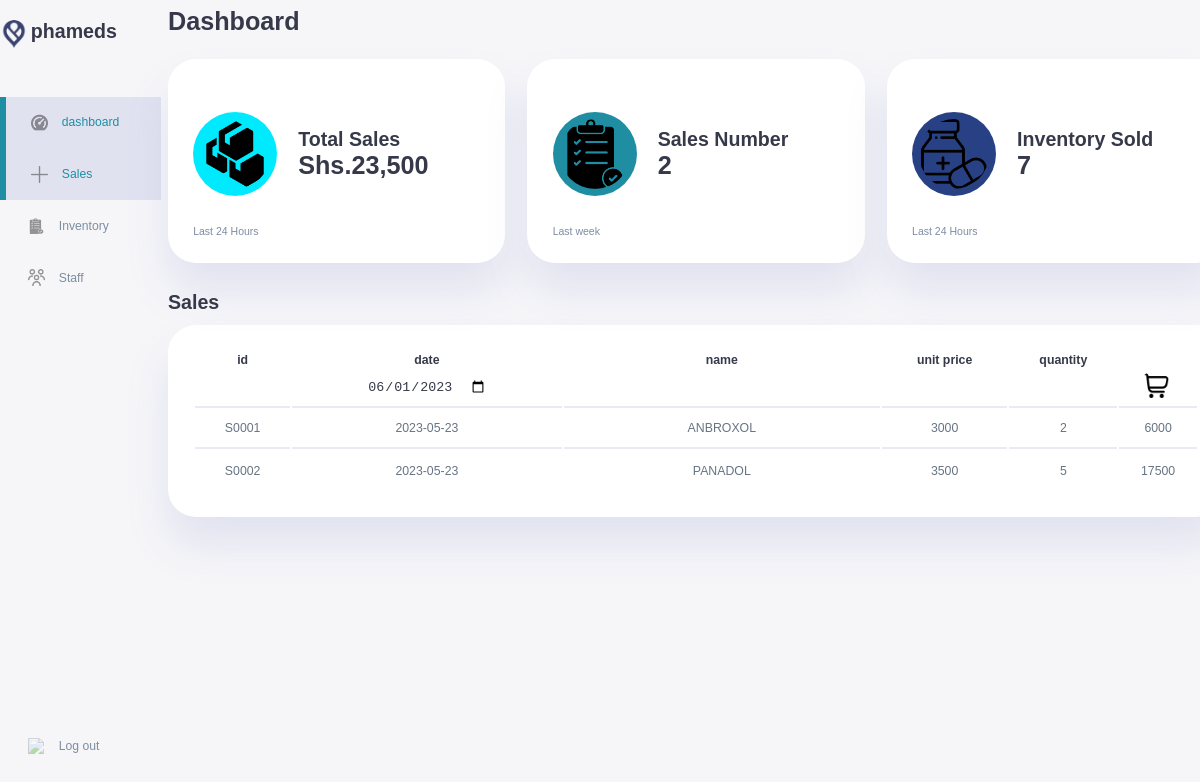
Screenshot of /Sales.php (signed in) with the database file from the repository.
### tables this page shows
CREATE TABLE `sales` (
  `id` varchar(20) NOT NULL,
  `date` date NOT NULL,
  `name` varchar(25) NOT NULL,
  `unit_price` varchar(30) NOT NULL,
  `quantity` int NOT NULL
);

### Sales.php (called while the page is built, shortened)
<?php
      try {
      include ('config/connection.php');
      $query = "select * from sales";
      $result = mysqli_query($conn,$query);
      $totalSum = 0;
      $rowCount = mysqli_num_rows($result);
      $totalQuantity = 0;
      while ($row = mysqli_fetch_assoc($result)) {
        $totalQuantity += $row['quantity'];
        $multipliedValue = $row['unit_price'] * $row['quantity'];
        $totalSum += $multipliedValue;
      }
      include 'templates/sales.html.php';
      $output = ob_get_clean();
      } catch (Exception $e) {
      echo 'Database error: ' . $e->getMessage() . ' in ' . $e->getFile() . ':' . $e->getLine();
      }
      include 'templates/base_template.html.php';
?>

### templates/sales.html.php (the view)
<div class="insights">
    <div class="sales">
          <div class="middle">
                <img src="/assets/icons/product.png">
                <div class="left">
                      <h2>Total Sales</h2>
                      <h1>Shs.<?php echo number_format($totalSum); ?></h1>
                </div>
          </div>
          <small class="text-muted">Last 24 Hours</small>
    </div>
    <div class="inventory">
          <div class="middle">
                <img src="/assets/icons/inventory.png">
                <div class="left">
                      <h2>Sales Number</h2>
                      <h1><?php echo $rowCount;?></h1>
                </div>
          </div>
          <small class="text-muted">Last week</small>
    </div>
    <div class="status">
            <div class="middle">
                  <img src="/assets/icons/medicine.png">
                  <div class="left">
                        <h2>Inventory Sold</h2>
                        <h1><?php echo $totalQuantity;?></h1>
                  </div>
            </div>
            <small class="text-muted">Last 24 Hours</small>
      </div>
</div>
<div class="table">
      <h2>Sales</h2>
      <table>
                  <thead>
                    <tr>
                      <th>id</th>
                      <th>date</th>
                      <th>name</th>
                      <th>unit price</th>
                      <th>quantity</th>
                    </tr>
                  </thead>
                  <tbody>
                    <form action="Sales.php" method="post">
                    <tr>
                      <td><input type="text" name="id" value=""></td>
                      <td><input type="date" name="date" value="<?php echo date('Y-m-d'); ?>"></td>
                      <td><input type="text" id="input" name="name" value="" required></td>
                      <td><input type="text" name="unit_price" value=""></td>
                      <td><input type="text" name="quantity" value=""></td>
                      <td><button type="submit" name="submit"><img src="/assets/icons/shopping cart.png"></button></td>
                    </tr>
                    <tr>
                          <?php
                          mysqli_data_seek($result, 0);
                          while($row = mysqli_fetch_assoc($result))
                          {
                          ?>
                          <td><?php echo $row['id'];?></td>
                          <td><?php echo $row['date'];?></td>
                          <td><?php echo $row['name'];?></td>
                          <td><?php echo $row['unit_price'];?></td>
                          <td><?php echo $row['quantity'];?></td>
                          <td><?php echo $row['unit_price'] * $row['quantity'];?></td>
                    </tr>
                          <?php
                            }
                            ?>
              </tbody>
      </table>
</div>

### templates/base_template.html.php (shortened to what this page needs)
<!DOCTYPE html>
<html>
      <head>
        <link rel="stylesheet" href="/css/dashboard.css">
      </head>
      <body>
             <div class="container">
                    <div class="sidebar">
                          <div class="top">
                                <div class="logo">
                                      <img src="/assets/icons/drupal.png">
                                      <h2>phameds</h2>
                                </div>
                          </div>
                          <a href="#" class="active">
                                <img src="assets/icons/dashboard.png">
                                <h3>dashboard</h3>
                          </a>
                          <a href="./Sales.php" class="sales active" onclick="selected1();">
                                <img src="/assets/icons/plus.png">
                                <h3>Sales</h3>
                          </a>
                          <a href="./Inventory.php" class="inventory" onclick="selected();">
                                <img src="/assets/icons/inventory.png">
                                <h3>Inventory</h3>
                          </a>
                          <a href="./staff.php" class="staff">
                                <img src="/assets/icons/staff icon.png">
                                <h3>Staff</h3>
                          </a>
                          <a href="./logout.php">
                                <img src="/assets/icons/enter.png">
                                <h3>Log out</h3>
                          </a>
                    </div>
                    <main>
                            <div class="main-top">
                                  <div>
                                      <h1>Dashboard</h1>
                                  </div>
                            </div>
                      <?=$output?>
                    </main>
               </div>
      </body>
</html>

### css/dashboard.css (style rules this page uses)
:root { --color-primary: #1f8ea3; --color-secondary: #284184; --color-tertiary: #00eaff; --color-warning: #020438; --color-white: #fff; --color-info-dark: #7d8da1; --color-info-light: #dce1eb; --color-dark: #363949; --color-light:rgba(132,139,200,0.18); --color-primary-variant:#111e88; --color-dark-variant:#677483; --color-background:#f6f6f9; --card-border-radius: 2rem; --border-radius: 0.4rem; --border-radius-1: 0.8rem; --border-radius-2: 1.2rem; --card-padding: 1.8rem; --padding-1: 1.2rem; --box-shadow: 0 2rem 3rem var(--color-light); }
* { margin: 0; padding: 0; outline: 0; appearance: none; border: 0; text-decoration: none; list-style: none; box-sizing: border-box; }
html { font-size: 14px; }
body { font-family: sans-serif; font-size: 0.88rem; background: var(--color-background); user-select: none; overflow-x: hidden; color: var(--color-dark); }
.container { display: grid; width: 96%; grid-template-columns: 14rem auto ; gap: 1.8rem; }
a { color: var(--color-dark); }
img { display: block; width: 100%; }
h1 { font-weight: 800; font-size: 1.8rem; }
h2 { font-size: 1.4rem; }
h3 { font-size: 0.87rem; }
small { font-size: 0.75rem; }
.text-muted { color: var(--color-info-dark); }
.sidebar { height: 100vh; display: flex; flex-direction: column; position: fixed; width: 11.5rem; }
.sidebar h3 { font-weight: 500; }
.sidebar a { display: flex; color: var(--color-info-dark); margin-left: 2rem; gap: 1rem; align-items: center; position: relative; height: 3.7rem; transition: all 300ms ease; }
a img { width: 1.2rem; opacity: 40%; transition: 0.5s; }
.sidebar a:last-child { position: absolute; bottom: 2rem; width: 100%; }
.top { display: flex; align-items: center; justify-content: space-between; margin-top: 1.4rem; margin-bottom: 3.5rem; }
.logo { display: flex; gap: 0.2rem; }
.logo img { width: 2rem; height: 2rem; border-radius: 50%; outline: none; border: 0; }
.sidebar a.active { background-color: var(--color-light); color: var(--color-primary); margin-left: 0; }
.sidebar a.active:before { content: ''; width: 6px; height: 100%; background: var(--color-primary); }
.sidebar a.active img { color: var(--color-primary); margin-left: calc(1rem - 3px); }
main { left: 12rem; position: absolute; width: 88%; }
main .main-top { display: flex; justify-content: space-between; align-items: center; position: fixed; width: 96rem; background: var(--color-background); }
main div img { width: 3rem; height: 3rem; border-radius: 50%; }
main .insights { display: grid; grid-template-columns: repeat(3, 1fr); gap: 1.6rem; margin-top: 3.2rem; }
main .insights > div { background: var(--color-white); padding: var(--card-padding); border-radius: var(--card-border-radius); margin-top: 1rem; box-shadow: var(--box-shadow); transition: all 300ms ease; }
main .insights > div img { background: var(--color-tertiary); padding: 0.5rem; border-radius: 50%; color: var(--color-white); font-size: 2rem; width: 6rem; height: 6rem; margin-right: 1.5rem; }
main .insights > div.inventory img { background-color: var(--color-primary); }
main .insights > div.status img { background-color: var(--color-secondary); }
main .insights > div .middle { display: flex; align-items: center; margin-top: 2rem; margin-bottom: 2rem; }
main .table { margin-top: 2rem; }
main .table h2 { margin-bottom: 0.8rem; }
main .table table { background: var(--color-white); width: 100%; border-radius: var(--card-border-radius); padding: var(--card-padding); text-align: center; box-shadow: var(--box-shadow); transition: all 300ms ease; }
main table tbody td { height: 2.8rem; border-bottom: 2px solid var(--color-light); color: var(--color-dark-variant); }
main table tbody tr:last-child td { border: none; }
main table tr td button { width: 2rem; height: 2.2rem; background: var(--color-white); background-position: center; border-radius:var(--border-radius-1); transition: all 300ms ease; cursor: pointer; }
main table tr td button img { width: 1.8rem; height: 1.8rem; background: transparent; border-radius: 0.3rem; }
main table tbody tr td input[type="text"] { background: transparent; color: var(--color-dark); width: 3rem; text-align: center; color: var(--color-dark-variant); }
main table tbody #input { width: 10rem; }
main table tbody input[type="date"] { background: transparent; color: var(--color-dark); }

### rows the page displays
sales: id "S0001", date "2023-05-23", name "ANBROXOL", unit_price "3000", quantity "2", $row['unit_price'] * $row['quantity'] "6000"
sales: id "S0002", date "2023-05-23", name "PANADOL", unit_price "3500", quantity "5", $row['unit_price'] * $row['quantity'] "17500"

### other values shown
$totalSum "23,500"
$rowCount "2"
$totalQuantity "7"
